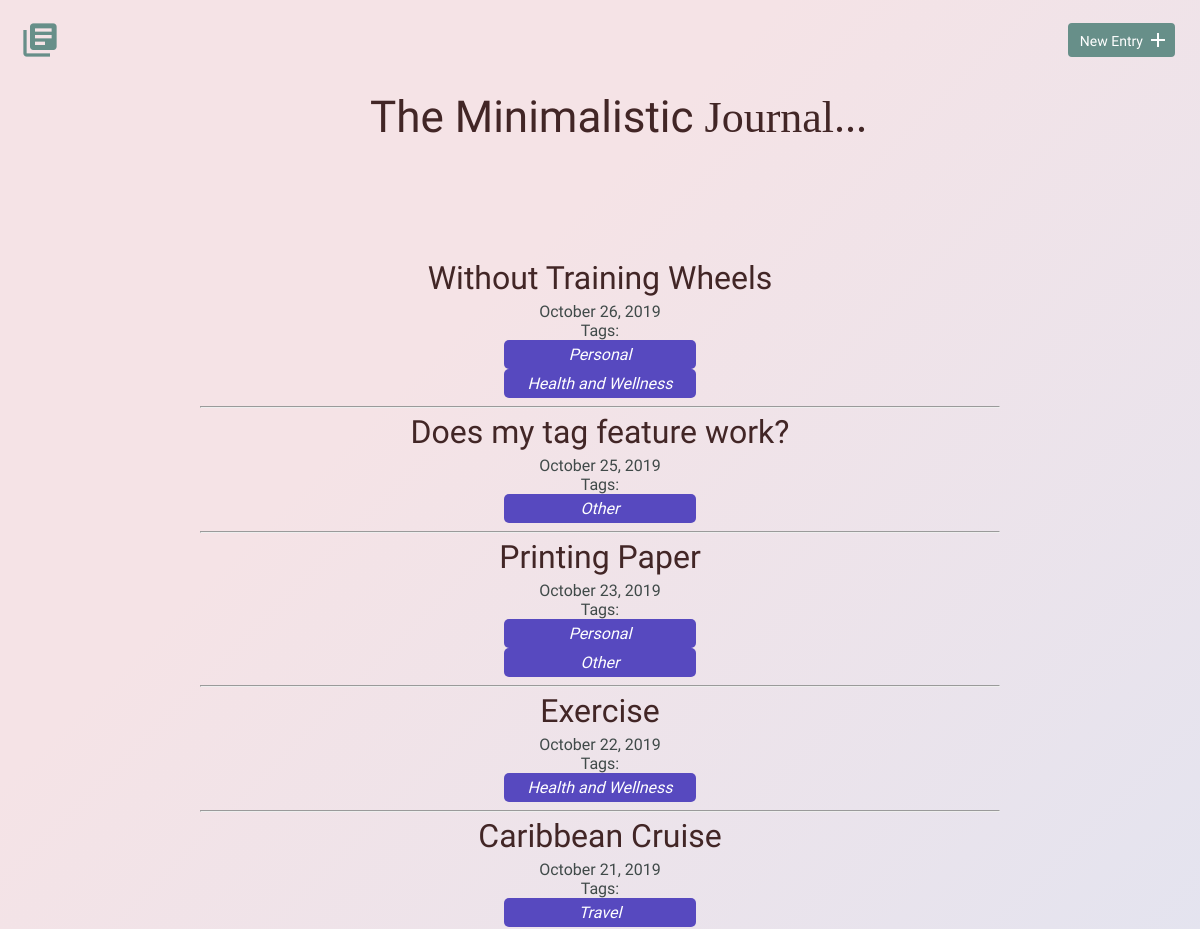
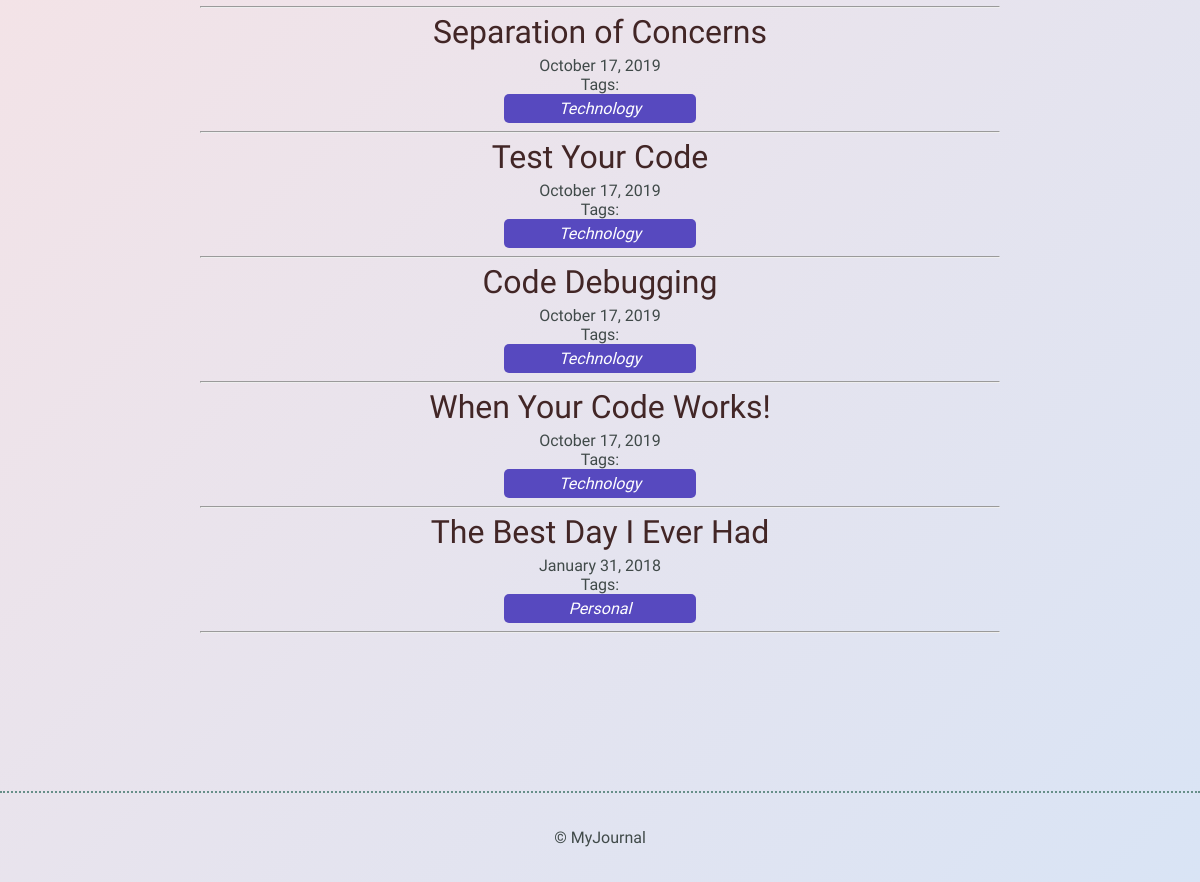
Before: / with the older database file (2 pictures, top to bottom).
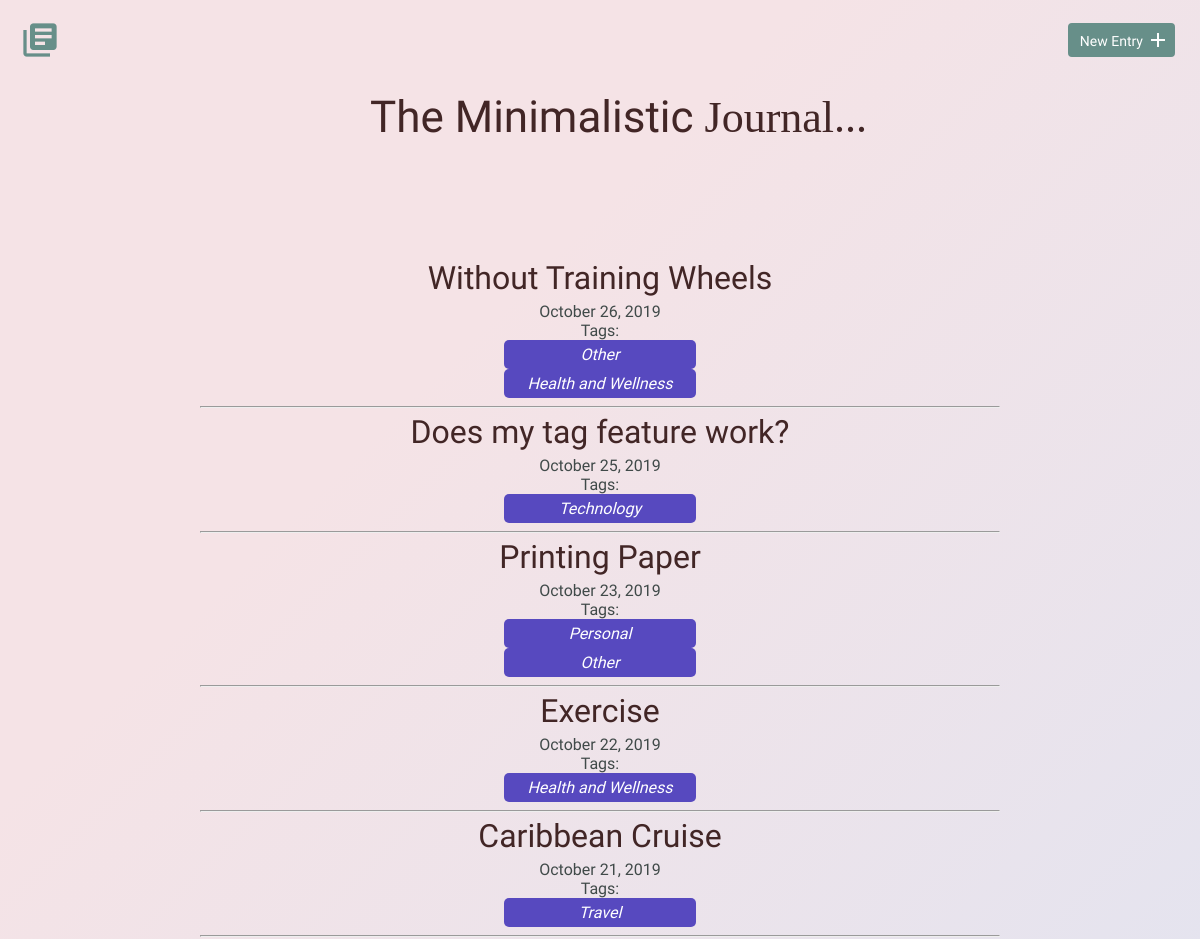
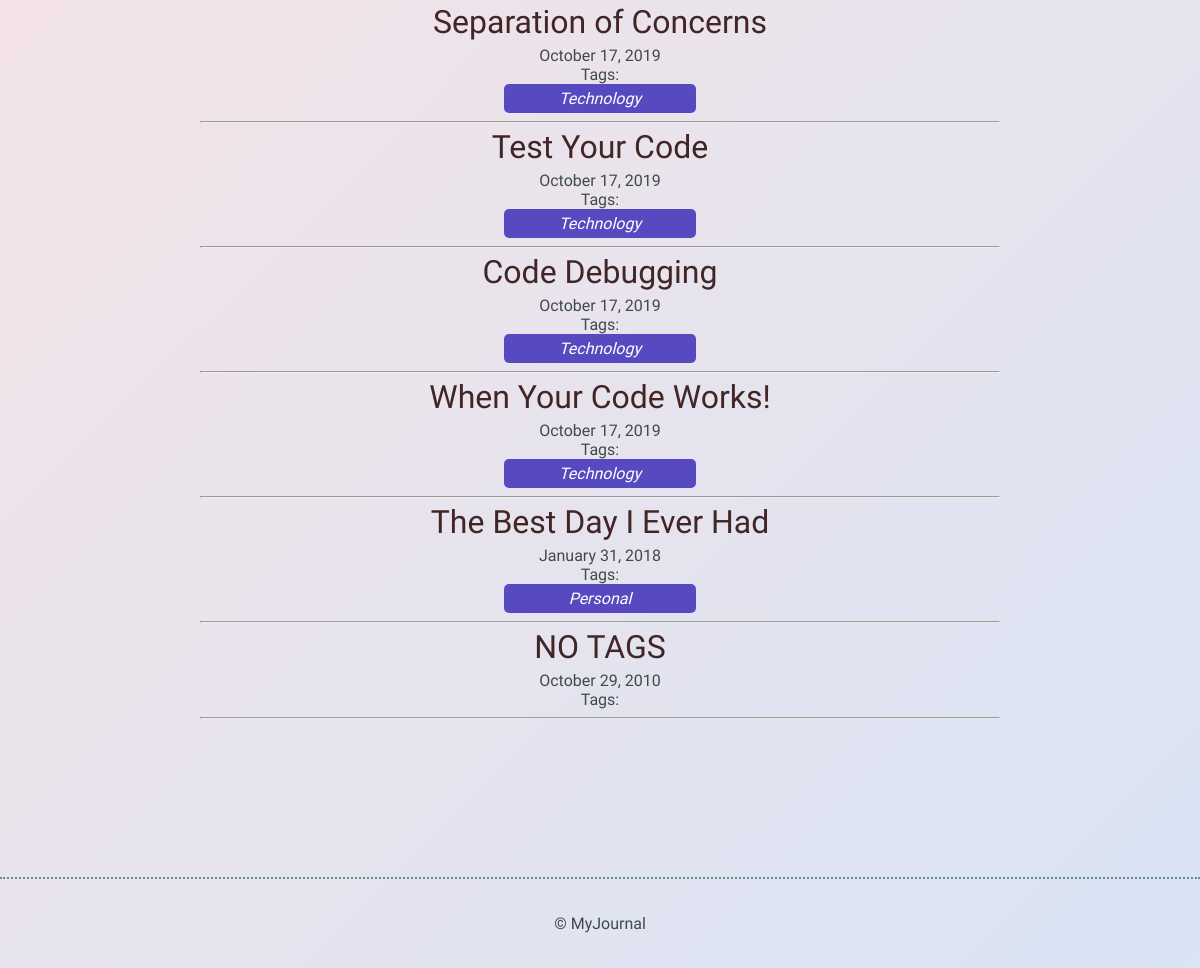
After: the same page with the newer database file (2 pictures, top to bottom).
### tables this page shows
CREATE TABLE "entries" (
	"id"	INTEGER,
	"title"	TEXT,
	"date"	TEXT,
	"time_spent"	INTEGER,
	"learned"	BLOB,
	"resources"	BLOB,
	PRIMARY KEY("id")
);

### inc/functions.php (the view, shortened to what this page needs)
<?php
function get_journal_entries_table() {
	include 'inc/dbconnection.php';
	$sql = "SELECT * FROM entries ORDER BY date DESC";
	try {
		$results = $db->query($sql);
	} catch (Exception $e) {
		echo $e->getMessage();
		return array();
	}
		return $results->fetchAll(PDO::FETCH_ASSOC);
}
function get_tags() {
	include 'inc/dbconnection.php';
	$get_tags = "SELECT my_tags.tag_id, entries.id, my_tags.tags, entries.title
							FROM my_tags
							LEFT OUTER JOIN entry_tag
							ON entry_tag.tag_id = my_tags.tag_id
							LEFT OUTER JOIN entries
							ON entries.id = entry_tag.entry_id";
	try {
		$results = $db->query($get_tags);
	} catch (Exception $e) {
			$e->getMessage();
			return array();
	}
	return $results->fetchAll(PDO::FETCH_ASSOC);
}
function print_entries_tags() {
	foreach (get_journal_entries_table() as $entries) {
		echo "<h2><a href='detail.php?id=";
		echo $entries['id'] . " '> ";
		echo $entries['title'];
		echo "</a></h2>";
		echo "<time>";
		echo date('F d, Y', strtotime($entries['date']));
		echo "</time>";
		echo "<br>";
		echo "Tags: ";
		foreach (get_tags() as $details) {
			if ($entries['id'] == $details['id']) {
					echo "<h4 class='tags'><a href='filtered_entries.php?tag=";
					echo $details['tags'] . " '>";
					echo $details['tags'] . "</a></h4>";
			}
		}
		echo "<hr>";
	}
}

### inc/head.php (shortened to what this page needs)
<!DOCTYPE html>
<html>
<head>
	<link rel="stylesheet" href="css/normalize.css">
	<link rel="stylesheet" href="css/site.css">
</head>

### index.php (shortened to what this page needs)
<?php
	include 'inc/head.php';
  include 'inc/functions.php';
?>
<body>
	<header>
  	<div class="container">
			<div class="site-header">
				<a class="logo" href="index.php"><i class="material-icons">library_books</i></a>
				<a class="button icon-right" href="new.php"><span>New Entry</span> <i class="material-icons">add</i></a>
			</div>
    </div>
  </header>
	<section>
		<div class="container">
		<h1 class='page-heading'><span class='index-title'>The Minimalistic</span> <span class="index-title2">Journal...</span></h1>
			<div class="entry-list">
				<article>
					<?php
						print_entries_tags();
					?>
				</article>
			</div>
		</div>
	</section>
<?php include 'inc/footer.php';?>

### inc/footer.php
<footer>
            <div>
                &copy; MyJournal
            </div>
        </footer>
    </body>
</html>

### css/site.css (style rules this page uses)
body { background-color: #d9e4f5; background-image: linear-gradient(315deg, #d9e4f5 0%, #f5e3e6 74%); font-size: 16px; color: #404a49; font-family: 'Cousine', serif; font-weight: 400; }
.container { margin: 0 auto; padding: 0 25px; }
header .site-header { margin: 0 auto; height: 95px; }
header .logo i { color: #678f89; margin: 20px 0 0 -5px; float: left; font-size: 40px; }
header .button { float: right; margin: 33px 0 0 0; }
footer { text-align: center; padding: 35px 0; border-top: 2px dotted #678f89; }
.button { padding: 8px 10px 6px 10px; background: #678f89; border: 2px solid #678f89; border-radius: 4px; text-decoration: none; color: #FFF; position: relative; text-align: center; font-size: 14px; }
.button.icon-right { padding-right: 30px; top: -10px; }
.button.icon-right i { position: absolute; top: 3px; right: 3px; }
h1, h2, h3 { margin: 0; font-weight: 400; line-height: 1em; color: #000; }
h1 { font-size: 44px; margin-bottom: 12px; }
h2 { font-size: 32px; }
h2 a { text-decoration: none; color: rgb(66, 38, 38); }
h4 { text-align: center; color: red; }
.tags { background-color: rgb(87, 73, 191); color: white; margin: auto 38% auto 38%; border-radius: 5px; padding: 5px; font-size: 1em; font-style: italic; font-weight: 300; }
a, .tags:-webkit-any-link { color: white; cursor: pointer; text-decoration: none; }
.page-heading { margin: 0 0 0 30%; color: rgb(66, 38, 38); }
.index-title { font-family: 'Mansalva', cursive; color: rgb(66, 38, 38); }
.index-title2 { font-family: 'Zilla Slab Highlight', cursive; color: rgb(66, 38, 38); }
h2 { color: rgb(66, 38, 38); }
.entry-list, .edit-entry, .new-entry { max-width: 800px; margin: 0 auto; padding: 70px 0 150px 0; }
.entry-list article { margin-bottom: 70px; text-align: center; }
.entry-list article:last-child { margin-bottom: 0; }
.entry-list article h2 { margin-bottom: 8px; }

Changed rows visible on the page:
added entries: title "NO TAGS", date "October 29, 2010"
Other visible differences:
new list line: "Other"
new list line: "Technology"
list line gone: "Personal"
list line gone: "Other"
